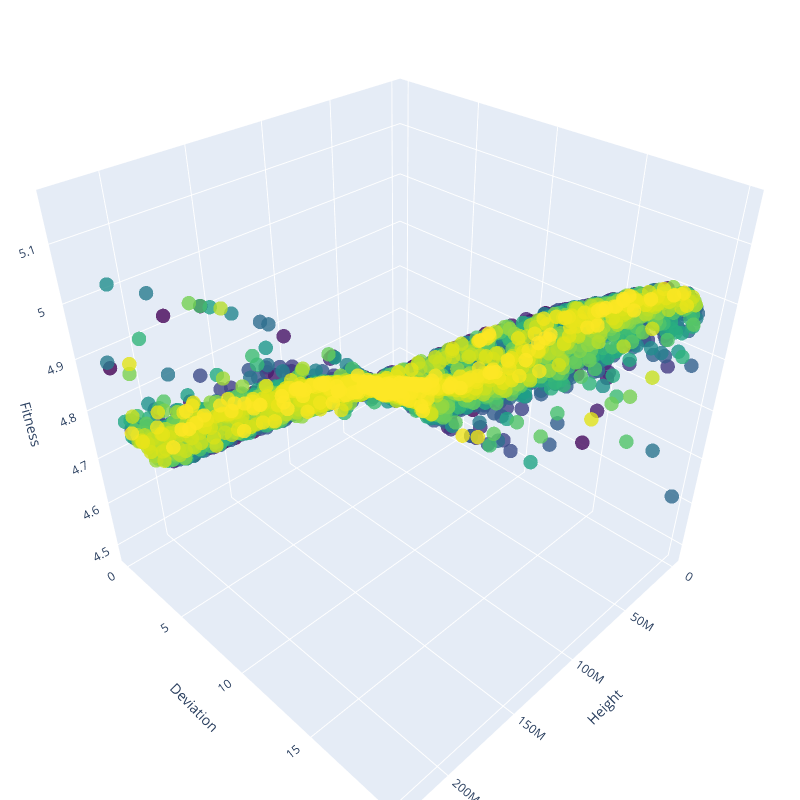

Notebook source saved alongside this figure:
### Code cell
filename = 'output5.txt'
config, data = parse_file(filename)
plot_generations_interactive(data)
plot_property_vs_fitness(data, 'height')
plot_property_vs_fitness(data, 'dev')
print(len(data))

# print the individual with the smallest fitness
min_fitness = float('inf')
min_individual = None
for generation, individuals in data.items():
    for individual in individuals:
        if individual['fitness'] < min_fitness:
            min_fitness = individual['fitness']
            min_individual = individual
print(min_individual)
